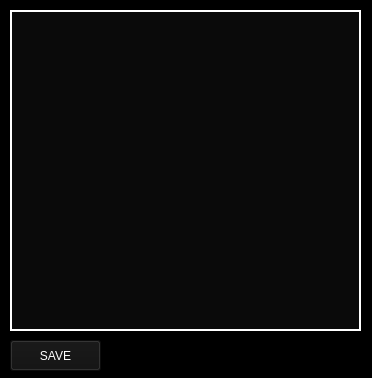
<?xml version="1.0" encoding="UTF-8"?>
<ui version="4.0">
 <class>DialogNotes</class>
 <widget class="QDialog" name="DialogNotes">
  <property name="geometry">
   <rect>
    <x>0</x>
    <y>0</y>
    <width>372</width>
    <height>378</height>
   </rect>
  </property>
  <property name="palette">
   <palette>
    <active>
     <colorrole role="Base">
      <brush brushstyle="SolidPattern">
       <color alpha="255">
        <red>0</red>
        <green>0</green>
        <blue>0</blue>
       </color>
      </brush>
     </colorrole>
     <colorrole role="Window">
      <brush brushstyle="SolidPattern">
       <color alpha="255">
        <red>0</red>
        <green>0</green>
        <blue>0</blue>
       </color>
      </brush>
     </colorrole>
    </active>
    <inactive>
     <colorrole role="Base">
      <brush brushstyle="SolidPattern">
       <color alpha="255">
        <red>0</red>
        <green>0</green>
        <blue>0</blue>
       </color>
      </brush>
     </colorrole>
     <colorrole role="Window">
      <brush brushstyle="SolidPattern">
       <color alpha="255">
        <red>0</red>
        <green>0</green>
        <blue>0</blue>
       </color>
      </brush>
     </colorrole>
    </inactive>
    <disabled>
     <colorrole role="Base">
      <brush brushstyle="SolidPattern">
       <color alpha="255">
        <red>0</red>
        <green>0</green>
        <blue>0</blue>
       </color>
      </brush>
     </colorrole>
     <colorrole role="Window">
      <brush brushstyle="SolidPattern">
       <color alpha="255">
        <red>0</red>
        <green>0</green>
        <blue>0</blue>
       </color>
      </brush>
     </colorrole>
    </disabled>
   </palette>
  </property>
  <property name="windowTitle">
   <string>NOTE</string>
  </property>
  <property name="windowIcon">
   <iconset>
    <normaloff>Images/3-tomoe.ico</normaloff>Images/3-tomoe.ico</iconset>
  </property>
  <widget class="QPushButton" name="buttonSAVE">
   <property name="geometry">
    <rect>
     <x>10</x>
     <y>340</y>
     <width>91</width>
     <height>31</height>
    </rect>
   </property>
   <property name="styleSheet">
    <string notr="true">color: rgb(255, 255, 255);
background-color: rgb(17, 17, 17);</string>
   </property>
   <property name="text">
    <string>SAVE</string>
   </property>
   <property name="autoDefault">
    <bool>false</bool>
   </property>
  </widget>
  <widget class="QTextEdit" name="textNOTE">
   <property name="geometry">
    <rect>
     <x>10</x>
     <y>10</y>
     <width>351</width>
     <height>321</height>
    </rect>
   </property>
   <property name="font">
    <font>
     <pointsize>8</pointsize>
    </font>
   </property>
   <property name="styleSheet">
    <string notr="true">background-color: rgb(10, 10, 10);
selection-background-color: rgb(17, 17, 17);
selection-color: rgb(32, 255, 0);
color: rgb(255, 255, 255);
border-color: rgb(255, 255, 255);</string>
   </property>
   <property name="frameShape">
    <enum>QFrame::WinPanel</enum>
   </property>
   <property name="frameShadow">
    <enum>QFrame::Plain</enum>
   </property>
   <property name="horizontalScrollBarPolicy">
    <enum>Qt::ScrollBarAsNeeded</enum>
   </property>
  </widget>
 </widget>
 <resources/>
 <connections/>
</ui>
